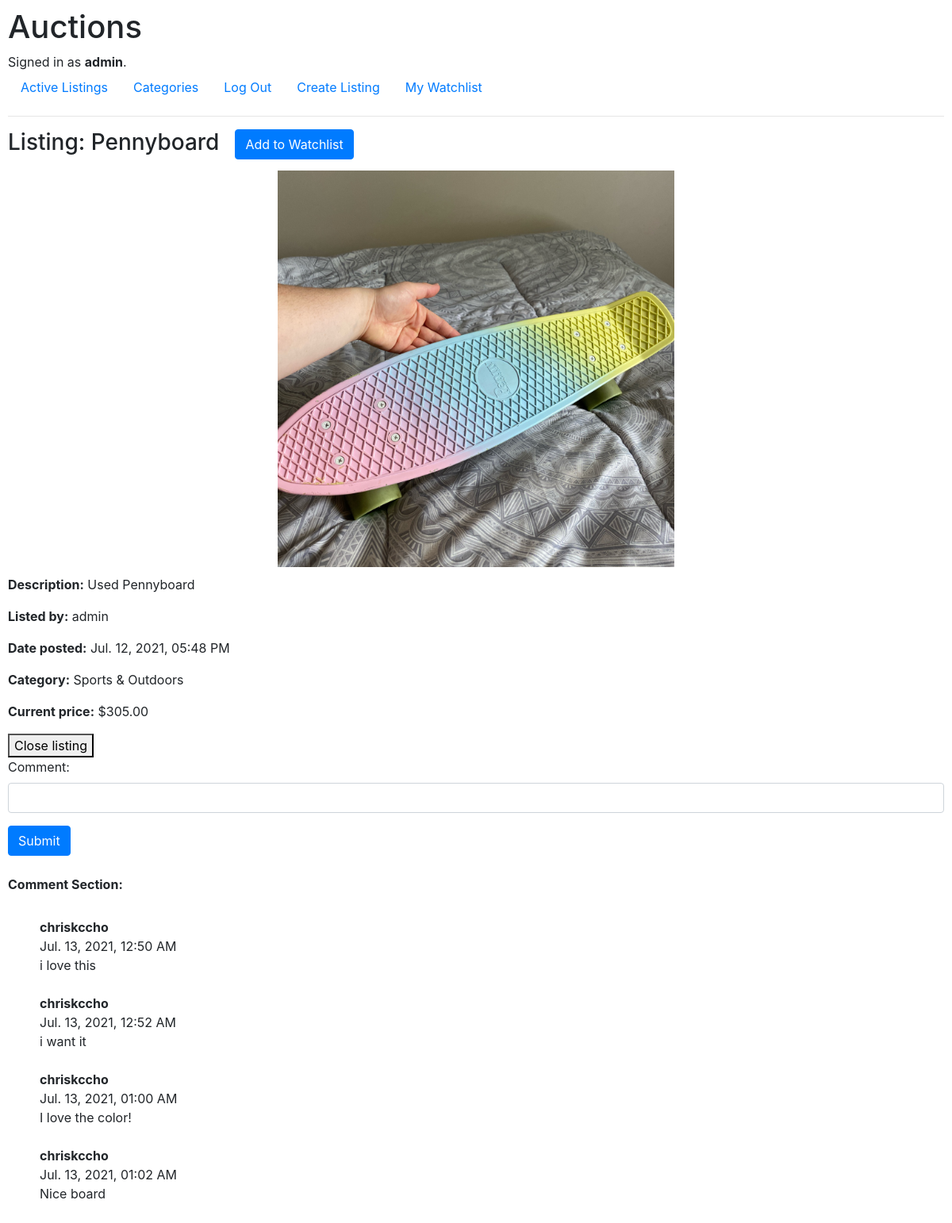
The app's page /listing/29 (signed in) with its own data.
### auctions/models.py (models this page shows, shortened)
class User(AbstractUser):
    pass

class Listing(models.Model):
    user_id = models.ForeignKey(User, on_delete=models.CASCADE, related_name="this_user_listings")
    title = models.CharField(max_length=64)
    description = models.TextField(blank=True)
    startingbid = models.FloatField()
    currentbid = models.FloatField(blank=True, null=True)
    category = models.ForeignKey(Category, on_delete=models.CASCADE, related_name="this_category_listings", blank=True, null=True)
    image = models.ImageField(null=True, blank=True)
    isitactive = models.BooleanField(default=True)
    watchlist = models.ManyToManyField(User, blank=True, related_name="this_user_fav_listing")
    dateposted = models.DateTimeField(auto_now_add=True)
    def get_starting_bid(self):
        return "{:.2f}".format(self.startingbid)
    def get_current_price(self):
        if self.currentbid is None:
            return "$" + "{:.2f}".format(self.startingbid)
        else:
            return "$" + "{:.2f}".format(self.currentbid)
    def get_date(self):
        return self.dateposted.strftime("%b. %d, %Y, %I:%M %p")

class Category(models.Model):
    category_types = models.CharField(max_length=30)
    def __str__(self):
        return f"{self.category_types}"

class Comment(models.Model):
    user_id = models.ForeignKey(User, on_delete=models.CASCADE, related_name="this_user_comments")
    listing_id = models.ForeignKey(Listing, on_delete=models.CASCADE, related_name="this_listing_comments")
    comment = models.CharField(max_length=255)
    time = models.DateTimeField(auto_now_add=True)
    def get_date(self):
        return self.time.strftime("%b. %d, %Y, %I:%M %p")

### auctions/views.py (the view)
# urls.py: path("listing/<int:listing_id>", views.listing, name="listing"),
def listing(request, listing_id):
    listing = Listing.objects.get(pk=listing_id)
    bidform = BidForm()
    commentform = CommentForm()
    allcomments = listing.this_listing_comments.all()
    if request.user.is_authenticated:
        user_bid_this_listing = request.user.this_user_bids.filter(listing_id = listing_id)
        flag = 'You did not bid on this item'
        for bid in user_bid_this_listing:
            if bid.bidamount == listing.currentbid:
                flag = "You won this auction"
            else:
                flag = "You did not win this auction"
        if listing in request.user.this_user_fav_listing.all():
            value = 'Remove from'
        else:
            value = 'Add to'
        context = {"listing":listing, "bidform":bidform, "value": value, "commentform":commentform, "allcomments":allcomments, "flag":flag}
    else:
        context = {"listing":listing, "bidform":bidform, "commentform":commentform, "allcomments":allcomments}
    return render(request, "auctions/listing.html", context)

### auctions/forms.py
class BidForm(forms.ModelForm):
    class Meta:
        model = Bid
        labels = {
            "bidamount": "Offer"
        }
        fields = ['bidamount']
        widgets = {
            'bidamount': forms.NumberInput(attrs = {'class': 'form-control'})
        }

class CommentForm(forms.ModelForm):
    class Meta:
        model = Comment
        fields = ['comment']
        widgets = {
            'comment': forms.TextInput(attrs={'class':'form-control'})
        }

### auctions/templates/auctions/listing.html (shortened to what this page needs)
{% extends "auctions/layout.html" %}
{% block body %}
<div class="heading">
    <h3>Listing: {{listing.title}}</h3>
    {% if user.is_authenticated %}
    <div class="watchlist-btn">
        <form action="{% url 'addtowatch' listing.id %}" method="POST">
            <button type="submit" class="btn btn-primary" name="watchlist">{{value}} Watchlist</button>
        </form>
    </div>
    {% endif %}
</div>
<div class="full-img">
    <img class="listing-image" src="{{listing.image.url}}">
</div>
<div class="description">
    <p><strong>Description:</strong> {{listing.description}}</p>
    <p><strong>Listed by:</strong> {{listing.user_id.username}}</p>
    <p><strong>Date posted:</strong> {{listing.get_date}}</p>
    <p><strong>Category:</strong> {{listing.category}}</p>
    <p><strong>Current price:</strong> {{listing.get_current_price}}</p>
</div>
{% if user.is_authenticated %}
{% if listing.user_id != user and listing.isitactive == True %}
<form action="{% url 'bid' listing.id %}" method="POST">
    {% csrf_token %}
    <div class="form-group">
        {{bidform}}
    </div>
    <input class="btn btn-primary" type="submit" value="Bid">
</form>
<br>
{% if messages %}
{% for message in messages %}
{% if 'error' in message.tags %}
<div class="alert alert-danger" id="message">{{ message }}</div>
{% else %}
<div class="alert alert-success" id="message">{{ message }}</div>
{% endif %}
{% endfor %}
{% endif %}
<p><strong>Bids on this listing:</strong></p>
<div class="bidlist">
    <ul>
        {% if listing.this_listing_bids.all %}
        {% for bid in listing.this_listing_bids.all reversed %}
        <li>${{bid.bidamount|floatformat:2}} bid by {{bid.user_id.username}}</li>
        {% endfor %}
        {% else %}
        <li>No bids yet.</li>
        {% endif %}
    </ul>
</div>
{% elif listing.user_id == user and listing.isitactive == True %}
<form action="{% url 'close' listing.id %}" method="POST">
    <button type="submit" name="close">Close listing</button>
</form>
{% elif listing.user_id != user and listing.isitactive == False %}
{{flag}}
{% elif listing.user_id == user and listing.isitactive == False %}
<p>You closed this listing.</p>
{% endif %}
<form action="{% url 'comment' listing.id %}" method="POST">
    <div class="form-group" id="locatecomment">
        {{commentform}}
    </div>
    <input type="submit" class="btn btn-primary">
</form>
{% endif %}
<br>
<p><strong>Comment Section:</strong></p>
<div class="comment-section">
{% if allcomments %}
    {% for comment in allcomments %}
    <div class='comment'>
    <strong>{{comment.user_id.username}}</strong>
    <br>
    {{comment.get_date}}
    <br>
    {{comment.comment}}
    <br>
    <br>
    </div>
    {% endfor %}
    {% else %}
    <div class='comment'>
        No comment
    </div>
{% endif %}
</div>
{% endblock %}

### auctions/templates/auctions/layout.html (shortened to what this page needs)
{% load static %}
<!DOCTYPE html>
<html lang="en">
    <head>
        <link rel="stylesheet" href="https://stackpath.bootstrapcdn.com/bootstrap/4.4.1/css/bootstrap.min.css">
        <link href="{% static 'auctions/styles.css' %}" rel="stylesheet">
    </head>
    <body>
        <h1>Auctions</h1>
        <div>
            {% if user.is_authenticated %}
                Signed in as <strong>{{ user.username }}</strong>.
            {% else %}
                Not signed in.
            {% endif %}
        </div>
        <ul class="nav">
            <li class="nav-item">
                <a class="nav-link" href="{% url 'index' %}">Active Listings</a>
            </li>
            <li>
                <a class="nav-link" href="{% url 'categories' %}">Categories</a>
            </li>
            {% if user.is_authenticated %}
                <li class="nav-item">
                    <a class="nav-link" href="{% url 'logout' %}">Log Out</a>
                </li>
                <li>
                    <a class="nav-link" href="{% url 'createlisting' %}">Create Listing</a>
                </li>
                <li>
                    <a class="nav-link" href="{% url 'watchlist' %}">My Watchlist</a>
                </li>
            {% endif %}
        </ul>
        <hr>
        {% block body %}
        {% endblock %}
    </body>
</html>

### auctions/static/auctions/styles.css (style rules this page uses)
body { padding: 10px; }
.listing-image { max-width:100%; max-height:100%; }
.heading { display: flex; flex-direction: row; }
.watchlist-btn { margin-left: 20px; }
.full-img { height: 500px; width: 100%; text-align: center; margin-top: 10px; margin-bottom: 10px; }
.comment-section { margin-top:30px; padding-left:40px; }

### records on screen
User: username "admin"
Listing: title "Pennyboard", image (picture), description "Used Pennyboard", user_id.username "admin", get_date "Jul. 12, 2021, 05:48 PM", category "Sports & Outdoors", get_current_price "$305.00"
Comment: user_id.username "chriskccho", get_date "Jul. 13, 2021, 12:50 AM", comment "i love this"
Comment: user_id.username "chriskccho", get_date "Jul. 13, 2021, 12:52 AM", comment "i want it"
Comment: user_id.username "chriskccho", get_date "Jul. 13, 2021, 01:00 AM", comment "I love the color!"
Comment: user_id.username "chriskccho", get_date "Jul. 13, 2021, 01:02 AM", comment "Nice board"

### other values on screen
{{ value }} "Add to"
